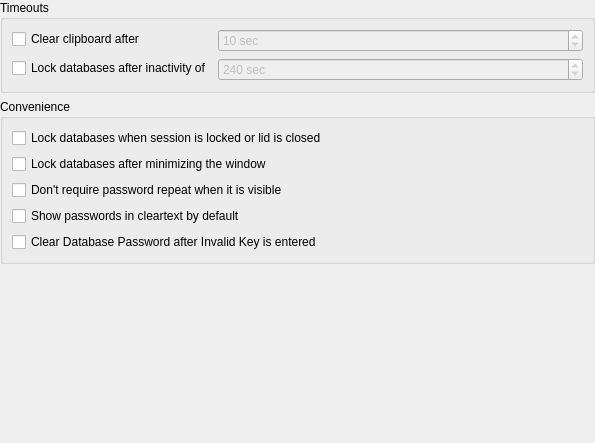
<?xml version="1.0" encoding="UTF-8"?>
<ui version="4.0">
 <class>SettingsWidgetSecurity</class>
 <widget class="QWidget" name="SettingsWidgetSecurity">
  <property name="geometry">
   <rect>
    <x>0</x>
    <y>0</y>
    <width>595</width>
    <height>443</height>
   </rect>
  </property>
  <layout class="QVBoxLayout" name="verticalLayout">
   <property name="leftMargin">
    <number>0</number>
   </property>
   <property name="topMargin">
    <number>0</number>
   </property>
   <property name="rightMargin">
    <number>0</number>
   </property>
   <property name="bottomMargin">
    <number>0</number>
   </property>
   <item>
    <widget class="QGroupBox" name="groupBox">
     <property name="title">
      <string>Timeouts</string>
     </property>
     <layout class="QFormLayout" name="formLayout">
      <item row="0" column="0">
       <widget class="QCheckBox" name="clearClipboardCheckBox">
        <property name="text">
         <string>Clear clipboard after</string>
        </property>
       </widget>
      </item>
      <item row="0" column="1">
       <widget class="QSpinBox" name="clearClipboardSpinBox">
        <property name="enabled">
         <bool>false</bool>
        </property>
        <property name="sizePolicy">
         <sizepolicy hsizetype="Expanding" vsizetype="Fixed">
          <horstretch>0</horstretch>
          <verstretch>0</verstretch>
         </sizepolicy>
        </property>
        <property name="suffix">
         <string> sec</string>
        </property>
        <property name="minimum">
         <number>1</number>
        </property>
        <property name="maximum">
         <number>999</number>
        </property>
        <property name="value">
         <number>10</number>
        </property>
       </widget>
      </item>
      <item row="1" column="0">
       <widget class="QCheckBox" name="lockDatabaseIdleCheckBox">
        <property name="sizePolicy">
         <sizepolicy hsizetype="Minimum" vsizetype="Fixed">
          <horstretch>0</horstretch>
          <verstretch>0</verstretch>
         </sizepolicy>
        </property>
        <property name="text">
         <string>Lock databases after inactivity of</string>
        </property>
       </widget>
      </item>
      <item row="1" column="1">
       <widget class="QSpinBox" name="lockDatabaseIdleSpinBox">
        <property name="enabled">
         <bool>false</bool>
        </property>
        <property name="sizePolicy">
         <sizepolicy hsizetype="Expanding" vsizetype="Fixed">
          <horstretch>0</horstretch>
          <verstretch>0</verstretch>
         </sizepolicy>
        </property>
        <property name="suffix">
         <string> sec</string>
        </property>
        <property name="minimum">
         <number>10</number>
        </property>
        <property name="maximum">
         <number>9999</number>
        </property>
        <property name="value">
         <number>240</number>
        </property>
       </widget>
      </item>
     </layout>
    </widget>
   </item>
   <item>
    <widget class="QGroupBox" name="groupBox_2">
     <property name="title">
      <string>Convenience</string>
     </property>
     <layout class="QVBoxLayout" name="verticalLayout_2">
      <item>
       <widget class="QCheckBox" name="lockDatabaseOnScreenLockCheckBox">
        <property name="text">
         <string>Lock databases when session is locked or lid is closed</string>
        </property>
       </widget>
      </item>
      <item>
       <widget class="QCheckBox" name="lockDatabaseMinimizeCheckBox">
        <property name="text">
         <string>Lock databases after minimizing the window</string>
        </property>
       </widget>
      </item>
      <item>
       <widget class="QCheckBox" name="passwordRepeatCheckBox">
        <property name="text">
         <string>Don't require password repeat when it is visible</string>
        </property>
       </widget>
      </item>
      <item>
       <widget class="QCheckBox" name="passwordCleartextCheckBox">
        <property name="text">
         <string>Show passwords in cleartext by default</string>
        </property>
       </widget>
      </item>
      <item>
       <widget class="QCheckBox" name="keyFailClearCheckBox">
        <property name="text">
         <string>Clear Database Password after Invalid Key is entered</string>
        </property>
       </widget>
      </item>
     </layout>
    </widget>
   </item>
   <item>
    <spacer name="verticalSpacer_2">
     <property name="orientation">
      <enum>Qt::Vertical</enum>
     </property>
     <property name="sizeType">
      <enum>QSizePolicy::Expanding</enum>
     </property>
     <property name="sizeHint" stdset="0">
      <size>
       <width>20</width>
       <height>30</height>
      </size>
     </property>
    </spacer>
   </item>
  </layout>
 </widget>
 <resources/>
 <connections/>
</ui>
